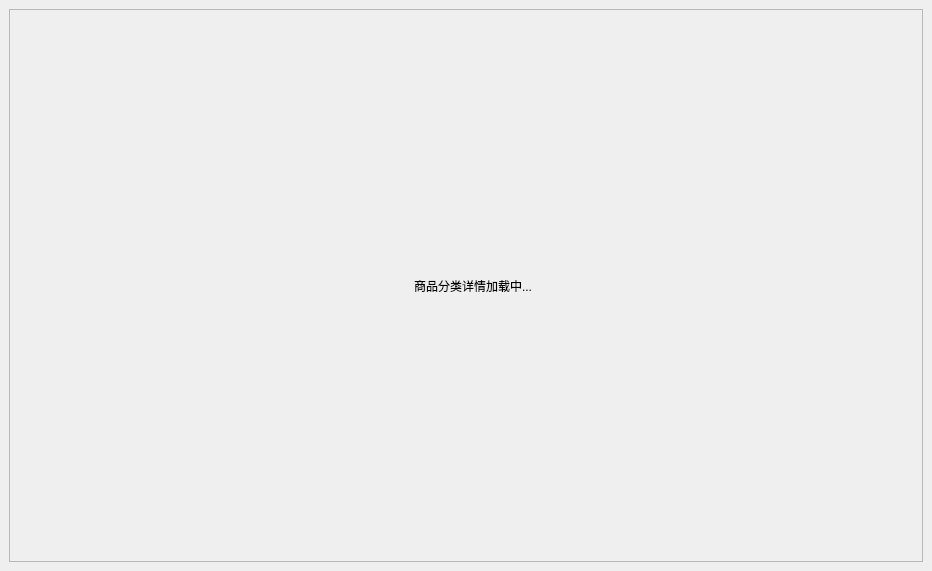
<?xml version="1.0" encoding="UTF-8"?>
<ui version="4.0">
 <class>categoryinform</class>
 <widget class="QWidget" name="categoryinform">
  <property name="geometry">
   <rect>
    <x>0</x>
    <y>0</y>
    <width>932</width>
    <height>571</height>
   </rect>
  </property>
  <property name="windowTitle">
   <string>Form</string>
  </property>
  <layout class="QVBoxLayout" name="verticalLayout_3">
   <property name="leftMargin">
    <number>0</number>
   </property>
   <property name="topMargin">
    <number>0</number>
   </property>
   <property name="rightMargin">
    <number>0</number>
   </property>
   <property name="bottomMargin">
    <number>0</number>
   </property>
   <item>
    <widget class="QStackedWidget" name="stackedWidget">
     <widget class="QWidget" name="page_load">
      <layout class="QVBoxLayout" name="verticalLayout_2">
       <item>
        <widget class="QFrame" name="frame">
         <property name="maximumSize">
          <size>
           <width>16777215</width>
           <height>16777215</height>
          </size>
         </property>
         <property name="frameShape">
          <enum>QFrame::StyledPanel</enum>
         </property>
         <property name="frameShadow">
          <enum>QFrame::Raised</enum>
         </property>
         <layout class="QHBoxLayout" name="horizontalLayout">
          <item>
           <spacer name="horizontalSpacer">
            <property name="orientation">
             <enum>Qt::Horizontal</enum>
            </property>
            <property name="sizeHint" stdset="0">
             <size>
              <width>40</width>
              <height>20</height>
             </size>
            </property>
           </spacer>
          </item>
          <item>
           <widget class="QLabel" name="label_gif">
            <property name="text">
             <string/>
            </property>
           </widget>
          </item>
          <item>
           <widget class="QLabel" name="label">
            <property name="text">
             <string>商品分类详情加载中...</string>
            </property>
           </widget>
          </item>
          <item>
           <spacer name="horizontalSpacer_2">
            <property name="orientation">
             <enum>Qt::Horizontal</enum>
            </property>
            <property name="sizeHint" stdset="0">
             <size>
              <width>40</width>
              <height>20</height>
             </size>
            </property>
           </spacer>
          </item>
         </layout>
        </widget>
       </item>
      </layout>
     </widget>
     <widget class="QWidget" name="page_view">
      <layout class="QVBoxLayout" name="verticalLayout">
       <property name="leftMargin">
        <number>0</number>
       </property>
       <property name="topMargin">
        <number>0</number>
       </property>
       <property name="rightMargin">
        <number>0</number>
       </property>
       <property name="bottomMargin">
        <number>0</number>
       </property>
      </layout>
     </widget>
    </widget>
   </item>
  </layout>
 </widget>
 <resources/>
 <connections/>
</ui>
